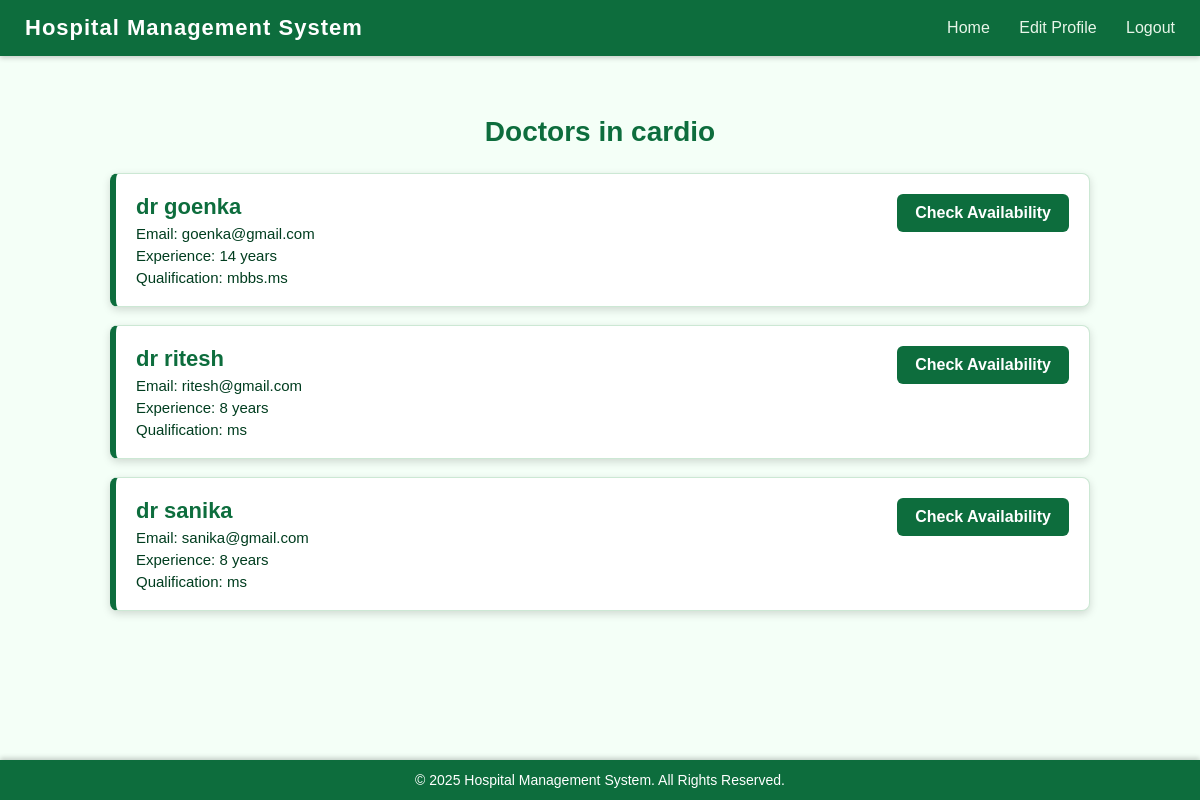
The app's page /see_department/2 (signed in) with its own data.
### app.py (models this page shows)
class Department(db.Model):
    __tablename__='departments'
    id=db.Column(db.Integer,primary_key=True)
    department_name=db.Column(db.String(100),unique=True,nullable=False)
    description=db.Column(db.Text,nullable=True)
    doctors=db.relationship("User",back_populates="department")

class User(db.Model):
    __tablename__='users'
    id=db.Column(db.Integer,primary_key=True)
    username=db.Column(db.String(150),unique=True,nullable=False)
    email=db.Column(db.String(150),unique=True,nullable=False)
    password=db.Column(db.String(150),nullable=False)
    role=db.Column(db.String(50),nullable=False)#eg doctor admin patient
    created_at=db.Column(db.DateTime,default=datetime.utcnow)
    department_id=db.Column(db.Integer,db.ForeignKey('departments.id'),nullable=True)
    department=db.relationship("Department",back_populates="doctors")
    experience=db.Column(db.Integer,nullable=True)
    qualifications=db.Column(db.String(250),nullable=True)
    blacklisted=db.Column(db.Boolean, default=False)
    availabilities = db.relationship('DoctorAvailability', back_populates='doctor', cascade="all, delete-orphan")

### app.py (the view)
@app.route('/see_department/<int:dept_id>')
def see_department(dept_id):
    department = Department.query.get_or_404(dept_id)
    doctors = User.query.filter_by(department_id=dept_id, role='doctor').all()
    return render_template('patient_department_doctors.html', department=department, doctors=doctors)

### templates/patient_department_doctors.html (shortened to what this page needs)
{% extends "base.html" %}
{% block content %}
<div class="page-container">
    <h1 class="page-title">Doctors in {{ department.department_name }}</h1>
    {% if doctors %}
        {% for doc in doctors %}
        <div class="doctor-card">
            <div class="doctor-info">
                <h3>{{ doc.username }}</h3>
                <p>Email: {{ doc.email }}</p>
                <p>Experience: {{ doc.experience if doc.experience else "Not Updated" }} years</p>
                <p>Qualification: {{ doc.qualifications if doc.qualifications else "Not Updated" }}</p>
            </div>
            <a href="{{ url_for('book_appointment', doctor_id=doc.id) }}" class="view-btn">Check Availability</a>
        </div>
        {% endfor %}
    {% else %}
        <h3 style="color:red; text-align:center;">No doctors found in this department</h3>
    {% endif %}
</div>
{% endblock %}

### templates/base.html (style rules this page uses)
* { margin: 0; padding: 0; box-sizing: border-box; font-family: Arial, Helvetica, sans-serif; }
body { background: #f4fff7; padding-bottom: 60px; }

### templates/patient_department_doctors.html (style rules this page uses)
.page-container { width: 85%; margin: 40px auto; padding: 20px; }
.page-title { text-align: center; font-size: 28px; color: #0d6d3d; margin-bottom: 25px; }
.doctor-card { background: white; border: 1px solid #cce8d4; border-left: 6px solid #0d6d3d; border-radius: 8px; padding: 20px; margin-bottom: 18px; display: flex; justify-content: space-between; box-shadow: 0 3px 8px rgba(0,0,0,0.15); }
.doctor-info h3 { font-size: 22px; color: #0d6d3d; }
.doctor-info p { margin-top: 5px; font-size: 15px; color: #003d1f; }
.view-btn { background: #0d6d3d; color: white; padding: 10px 18px; border-radius: 6px; text-decoration: none; font-weight: bold; transition: 0.3s ease; height: fit-content; }

### records on screen
Department: department_name "cardio"
User: username "dr goenka", email "goenka@gmail.com", experience "14", qualifications "mbbs.ms"
User: username "dr ritesh", email "ritesh@gmail.com", experience "8", qualifications "ms"
User: username "dr sanika", email "sanika@gmail.com", experience "8", qualifications "ms"
